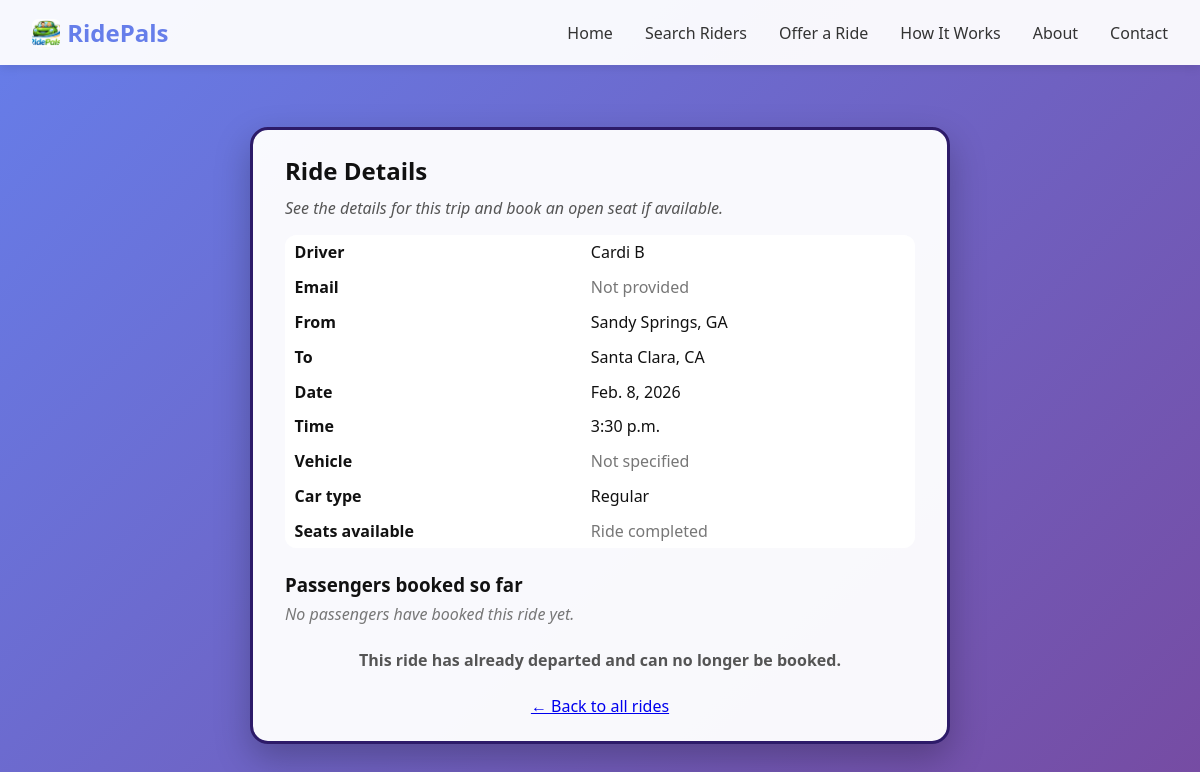
Before: /rides/5/ with the older database file.
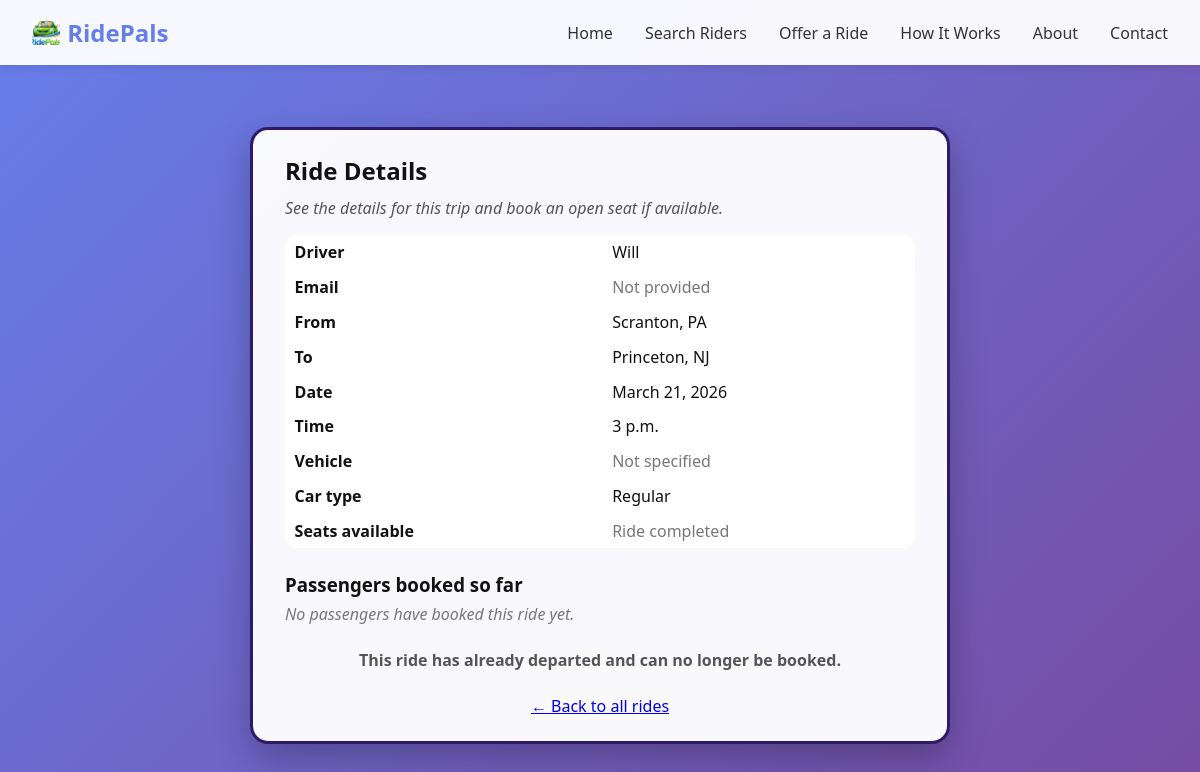
After: the same page with the newer database file.
### rides/models.py (models this page shows)
class Person(models.Model):
    first_name = models.CharField(max_length=100)
    last_name = models.CharField(max_length=100, blank=True)
    email = models.EmailField(blank=True)
    origination_city = models.CharField(max_length=100, default='')
    origination_state = models.CharField(max_length=2, default='')
    destination_city = models.CharField(max_length=100)
    destination_state = models.CharField(max_length=2)
    date = models.DateField()
    time = models.TimeField()
    taking_passengers = models.BooleanField()
    seats_available = models.IntegerField()
    vehicle_type = models.CharField(max_length=100, blank=True)
    car_class = models.CharField(
        max_length=20,
        choices=[("regular", "Regular"), ("premium", "Premium")],
        default="regular",
    )

### rides/views.py (the view)
# urls.py: path("<int:ride_id>/", views.ride_detail, name="detail"),
def ride_detail(request, ride_id):
  ride = get_object_or_404(Person, id=ride_id)
  today = date.today()
  now_time = datetime.now().time()
  is_past = (ride.date < today) or (ride.date == today and ride.time < now_time)
  passengers = ride.bookings.order_by("booked_at")
  context = {
    "ride": ride,
    "is_past": is_past,
    "is_full": ride.seats_available <= 0,
    "passengers": passengers,
    "booking_form": BookingForm(),
  }
  return render(request, "ride_detail.html", context)

### rides/templates/ride_detail.html
{% extends "base.html" %}
{% block content %}
<div class="card" style="max-width: 700px; margin: 30px auto; color: #111; padding: 1.5rem 2rem;">
  <h2 style="margin-bottom: 10px;">Ride Details</h2>
  <p style="margin-bottom: 1rem; font-style: italic; color: #555;">
    See the details for this trip and book an open seat if available.
  </p>
  <table style="width: 100%; border-collapse: collapse; margin-bottom: 1.5rem;">
    <tr>
      <th style="text-align: left; padding: 0.4rem 0.6rem;">Driver</th>
      <td style="padding: 0.4rem 0.6rem;">
        {{ ride.first_name }}{% if ride.last_name %} {{ ride.last_name }}{% endif %}
      </td>
    </tr>
    <tr>
      <th style="text-align: left; padding: 0.4rem 0.6rem;">Email</th>
      <td style="padding: 0.4rem 0.6rem;">
        {% if ride.email %}{{ ride.email }}{% else %}<span style="color:#777;">Not provided</span>{% endif %}
      </td>
    </tr>
    <tr>
      <th style="text-align: left; padding: 0.4rem 0.6rem;">From</th>
      <td style="padding: 0.4rem 0.6rem;">
        {{ ride.origination_city }}, {{ ride.origination_state }}
      </td>
    </tr>
    <tr>
      <th style="text-align: left; padding: 0.4rem 0.6rem;">To</th>
      <td style="padding: 0.4rem 0.6rem;">
        {{ ride.destination_city }}, {{ ride.destination_state }}
      </td>
    </tr>
    <tr>
      <th style="text-align: left; padding: 0.4rem 0.6rem;">Date</th>
      <td style="padding: 0.4rem 0.6rem;">{{ ride.date }}</td>
    </tr>
    <tr>
      <th style="text-align: left; padding: 0.4rem 0.6rem;">Time</th>
      <td style="padding: 0.4rem 0.6rem;">{{ ride.time }}</td>
    </tr>
    <tr>
      <th style="text-align: left; padding: 0.4rem 0.6rem;">Vehicle</th>
      <td style="padding: 0.4rem 0.6rem;">
        {% if ride.vehicle_type %}{{ ride.vehicle_type }}{% else %}<span style="color:#777;">Not specified</span>{% endif %}
      </td>
    </tr>
    <tr>
      <th style="text-align: left; padding: 0.4rem 0.6rem;">Car type</th>
      <td style="padding: 0.4rem 0.6rem;">{{ ride.get_car_class_display }}</td>
    </tr>
    <tr>
      <th style="text-align: left; padding: 0.4rem 0.6rem;">Seats available</th>
      <td style="padding: 0.4rem 0.6rem;">
        {% if is_past %}
          <span style="color:#777;">Ride completed</span>
        {% elif is_full %}
          <span style="color:#b91c1c; font-weight: 600;">Full (no seats left)</span>
        {% else %}
          {{ ride.seats_available }}
        {% endif %}
      </td>
    </tr>
  </table>
  <div style="margin-bottom: 1.5rem;">
    <h3 style="margin-bottom: 0.4rem;">Passengers booked so far</h3>
    {% if passengers %}
      <ul style="list-style: none; padding-left: 0;">
        {% for p in passengers %}
          <li style="margin-bottom: 0.25rem;">
            {{ p.first_name }} {% if p.last_name %}{{ p.last_name }}{% endif %}
          </li>
        {% endfor %}
      </ul>
    {% else %}
      <p style="color:#777; font-style: italic;">No passengers have booked this ride yet.</p>
    {% endif %}
  </div>
  {% if not is_past and not is_full %}
    <form action="{% url 'rides:book' ride.id %}" method="post" style="text-align: left; margin-top: 1rem;">
      {% csrf_token %}
      <h3 style="margin-bottom: 0.6rem;">Book a seat</h3>
      {{ booking_form.as_p }}
      <div style="text-align: center; margin-top: 0.5rem;">
        <button type="submit" class="btn btn-primary">Book a Seat</button>
      </div>
    </form>
  {% else %}
    <p style="text-align: center; font-weight: 600; color:#555;">
      {% if is_past %}
        This ride has already departed and can no longer be booked.
      {% else %}
        This ride is currently full and cannot accept more passengers.
      {% endif %}
    </p>
  {% endif %}
  <div style="margin-top: 1.5rem; text-align: center;">
    <a href="{% url 'rides:index' %}">&larr; Back to all rides</a>
  </div>
</div>
{% endblock %}

Changed rows visible on the page:
changed Person "Regular": first_name "Cardi B" → "Will"; origination_city "Sandy Springs" → "Scranton"; origination_state "GA" → "PA"; destination_city "Santa Clara" → "Princeton"; destination_state "CA" → "NJ"; date "Feb. 8, 2026" → "March 21, 2026"; time "3:30 p.m." → "3 p.m."
